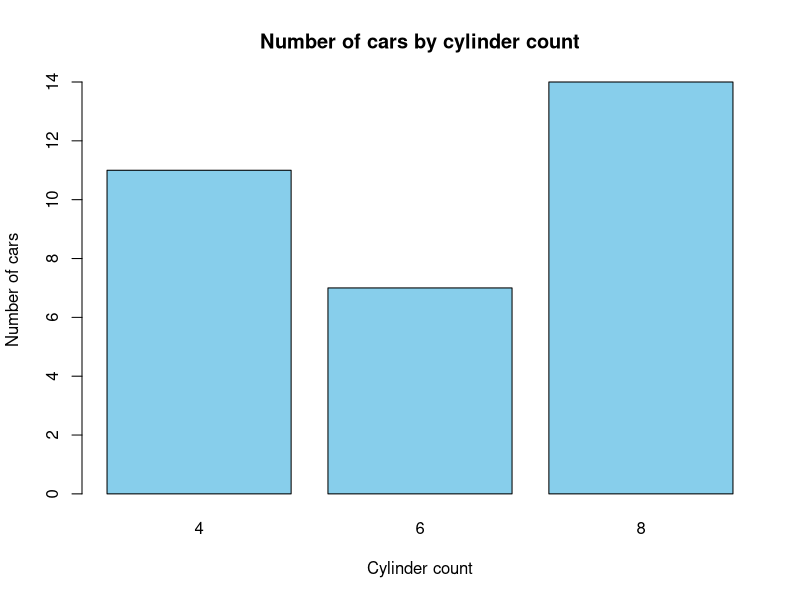
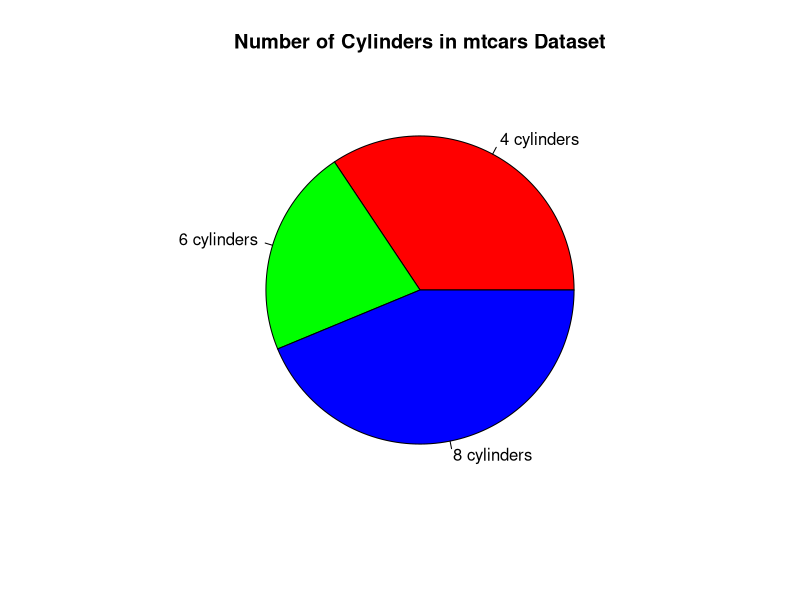
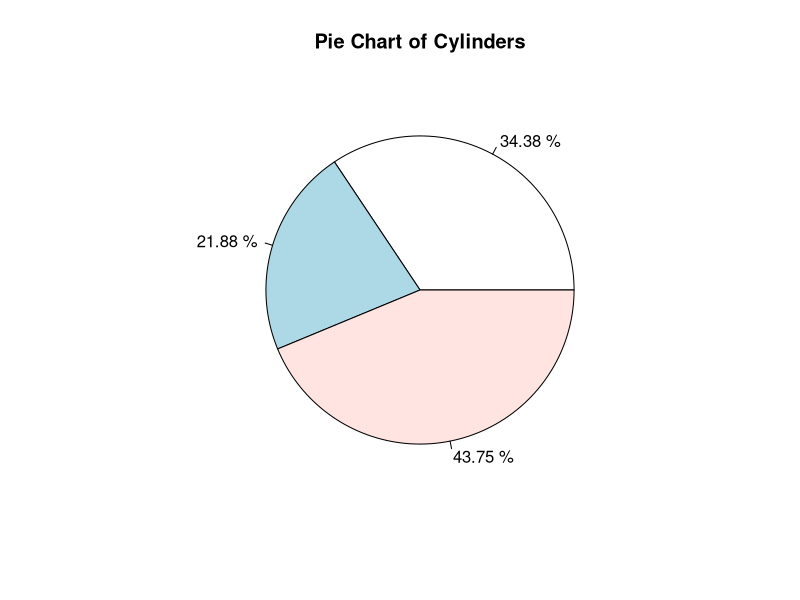
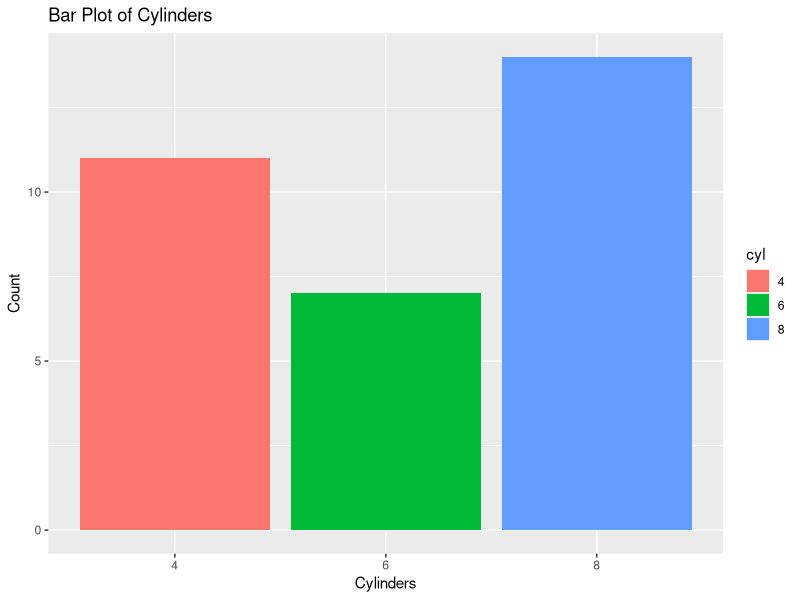
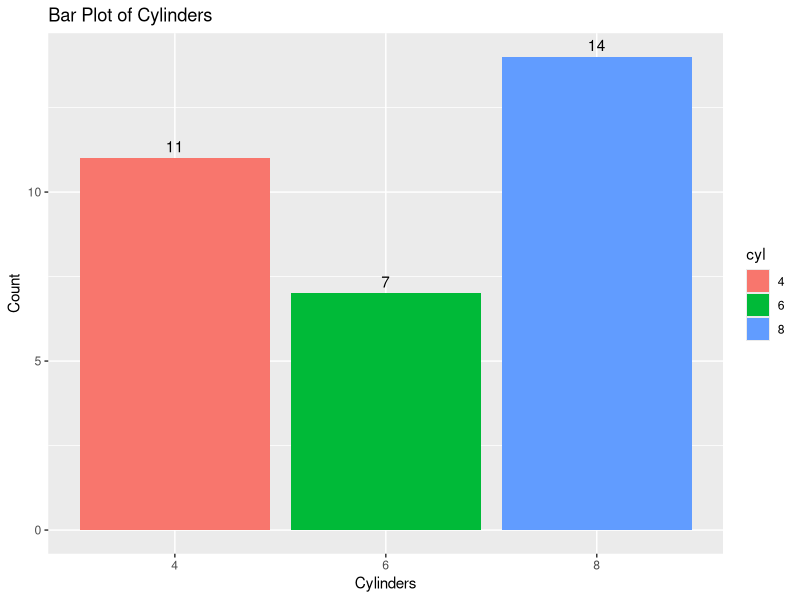
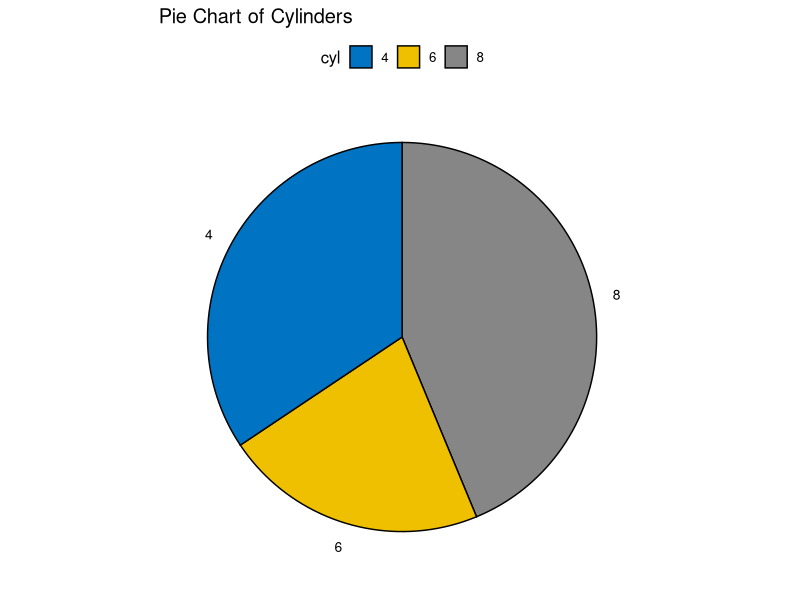
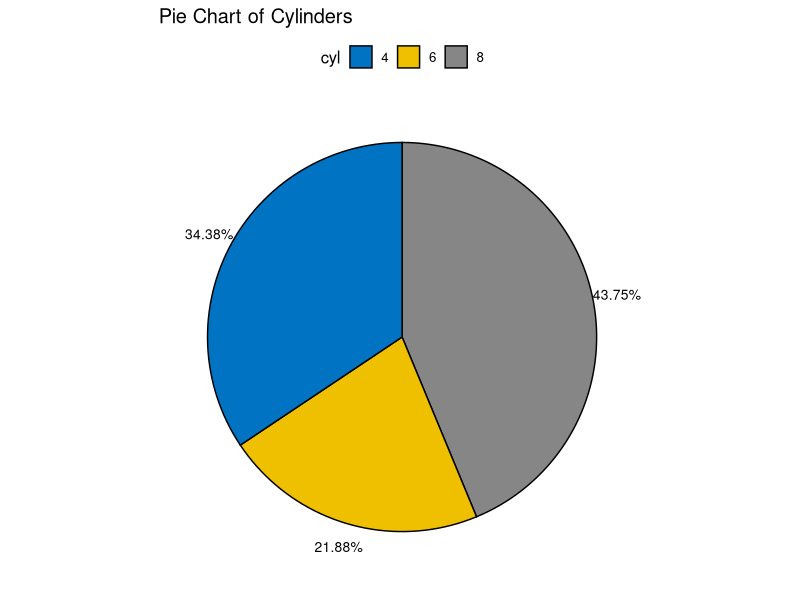

Here is the R script that generated these plots, in order:
## ---- chunk 1
color <- c("red", "blue", "green", "red", "green", "yellow")
color_factor <- factor(color)
## ---- chunk 2
levels(color_factor)
## ---- chunk 3
# Load the required libraries, suppressing annoying startup messages
library(tibble) 
suppressPackageStartupMessages(library(dplyr))
## ---- chunk 4
# Read the mtcars dataset into a tibble called tb
data(mtcars)
tb <- as_tibble(mtcars)
attach(tb)
## ---- chunk 5
# Convert several numeric columns into factor variables
tb$cyl <- as.factor(tb$cyl)
tb$vs <- as.factor(tb$vs)
tb$am <- as.factor(tb$am)
tb$gear <- as.factor(tb$gear)
## ---- chunk 6
levels(tb$cyl)
## ---- chunk 7
table(tb$cyl)
## ---- chunk 8
tb$cyl %>% 
  table() %>% 
  prop.table()
## ---- chunk 9
tb$cyl %>% 
  table() %>% 
  prop.table() %>% 
  `*`(100) %>% 
  round(digits = 2)
## ---- chunk 10
# Create a table of the counts of cars by number of cylinders
cyl_table <- table(tb$cyl)

# Create a barplot of the table
barplot(cyl_table, 
        main = "Number of cars by cylinder count",
        xlab = "Cylinder count",
        ylab = "Number of cars",
        col = "skyblue")
## ---- chunk 11
# Count the number of cars with each number of cylinders
cyl_counts <- table(mtcars$cyl)

# Create a pie chart
pie(cyl_counts, 
    main = "Number of Cylinders in mtcars Dataset", 
    labels = c("4 cylinders", "6 cylinders", "8 cylinders"), 
    col = c("red", "green", "blue"))

## ---- chunk 12
# Count the number of cars with each number of cylinders
cyl_counts <- table(mtcars$cyl)
percentages <- round(prop.table(table(tb$cyl))*100, 2)
mylabels <- paste(percentages, "%")

# Create a pie chart
pie(cyl_counts, 
    main = "Pie Chart of Cylinders", 
    labels = mylabels)
## ---- chunk 13
library(ggplot2)
ggplot(data = tb, 
       aes(x = cyl)) + 
  geom_bar(aes(fill = cyl)) +
  labs(title = "Bar Plot of Cylinders", 
       x = "Cylinders", 
       y = "Count")
## ---- chunk 14
ggplot(data = tb, aes(x = cyl)) + 
  geom_bar(aes(fill = cyl)) +
  geom_text(stat='count', 
            aes(label=after_stat(count)), 
            vjust=-0.5) +
  labs(title = "Bar Plot of Cylinders", 
       x = "Cylinders", 
       y = "Count")
## ---- chunk 15
library(ggpubr)

# Compute counts of each cylinder type
cyl_counts <- as.data.frame(table(tb$cyl))
colnames(cyl_counts) <- c("cyl", "n")

# Create the pie chart
ggpie(data = cyl_counts, 
      x = "n", 
      fill = "cyl", 
      label = "cyl", 
      palette = "jco", 
      title = "Pie Chart of Cylinders")
## ---- chunk 16
# Load the ggpubr package
library(ggpubr)

# Compute counts and proportions of each cylinder type
cyl_counts <- as.data.frame(table(tb$cyl))
colnames(cyl_counts) <- c("cyl", "n")

# Calculate proportions
cyl_counts$prop <- cyl_counts$n / sum(cyl_counts$n)

# Create labels that display proportions as percentages
cyl_counts$labels <- paste0(round(cyl_counts$prop*100, 2), "%")

# Create the pie chart with proportions
ggpie(data = cyl_counts, 
      x = "prop", 
      fill = "cyl", 
      label = "labels", 
      palette = "jco", 
      title = "Pie Chart of Cylinders")
